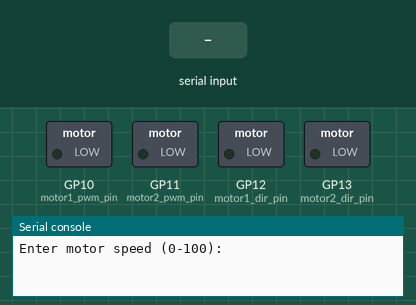
Simulated run of this program. Board: Raspberry Pi Pico running MicroPython. Parts: switched loads named in the program (green lamp = pin HIGH), the last lines printed to the serial console. The inputs (shaded band) are chosen by the test bench.

Above: at 1.2 s.
1.3 s: "5" typed at the serial console, then Enter
At 2.7 s:
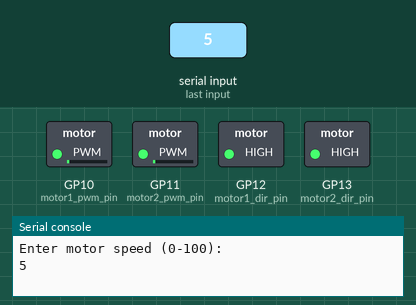
Timing chart, 0 to 11.8 s (numbered marks = the images above; inputs shaded):
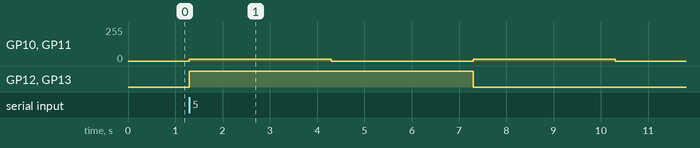

Measured:
- after the input at 1.3 s, GP10 (motor1_pwm_pin), GP11 (motor2_pwm_pin): alternates 13/255 for 3.0 s and 0/255 for 3.0 s, starting at once; GP12 (motor1_dir_pin), GP13 (motor2_dir_pin): LOW → HIGH at once, → LOW 6.0 s later

The program:

Motors_speed_mapped.py
```python
"""
*****************************
* Developer: MJtronics
* Date: 2024-01-15
*****************************

Description:
This code controls two motors using PWM signals on a microcontroller.
It prompts the user for motor speed input (0-100) and demonstrates
forward and backward movement for both motors with a 3-second duration.

Pin Configuration:
- Motor 1:
  - PWM: GP10
  - Direction: GP12

- Motor 2:
  - PWM: GP11
  - Direction: GP13

"""

from machine import Pin, PWM
from time import sleep
import machine

def map_speed_to_pwm(speed):
    """
    Ensure motor speed is within the valid range (0-100) and map it to the PWM range.
    """
    speed = max(0, min(100, speed))
    return int((speed / 100) * 65535)

# Motor 1
motor1_pwm_pin = Pin(10)
motor1_dir_pin = Pin(12, machine.Pin.OUT)
motor1_pwm = PWM(motor1_pwm_pin)

# Motor 2
motor2_pwm_pin = Pin(11)
motor2_dir_pin = Pin(13, machine.Pin.OUT)
motor2_pwm = PWM(motor2_pwm_pin)

# Set PWM frequency for motors
pwm_frequency = 1000
motor1_pwm.freq(pwm_frequency)
motor2_pwm.freq(pwm_frequency)

while True:
    try:
        # Get user input for motor speed (0 to 100)
        speed_percent = int(input("Enter motor speed (0-100): "))
        # Map speed to PWM range
        speed_pwm = map_speed_to_pwm(speed_percent)

        # Forward for 3 seconds
        motor1_dir_pin.on()
        motor2_dir_pin.on()
        motor1_pwm.duty_u16(speed_pwm)
        motor2_pwm.duty_u16(speed_pwm)
        sleep(3)

        # Stop for 3 seconds
        motor1_pwm.duty_u16(0)
        motor2_pwm.duty_u16(0)
        sleep(3)

        # Backward for 3 seconds
        motor1_dir_pin.off()
        motor2_dir_pin.off()
        motor1_pwm.duty_u16(speed_pwm)
        motor2_pwm.duty_u16(speed_pwm)
        sleep(3)

        # Stop for 3 seconds
        motor1_pwm.duty_u16(0)
        motor2_pwm.duty_u16(0)
        sleep(3)

    except ValueError:
        print("Invalid input. Please enter a valid number.")
```
